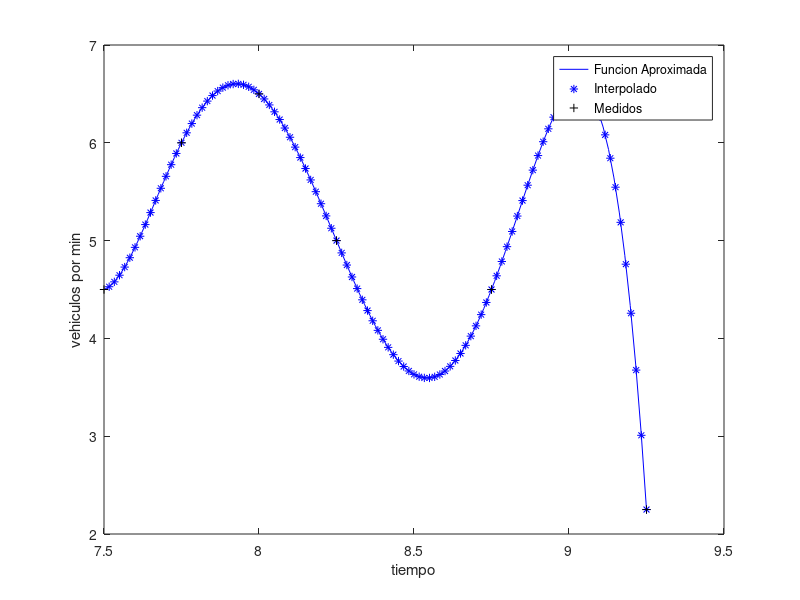

Source code (MATLAB):
clc
clear
L=[(7.5+(1/60)):(1/60):9.25];
n=6;
X=[7.5 7.75 8 8.25 8.75 9.25];
Y2=[18 24 26 20 18 9];
Y=[Y2./4];

for m=1:length(L);
    Xo=L(m);
for i=1:n
    Ya(i)=Y(i);
    for j=1:n
        if j~=i
            Ya(i)=Ya(i)*(Xo-X(j))/(X(i)-X(j));
        end
    end
end
Yo(m)=sum(Ya);
end


Xg=[min(X):(max(X)-min(X))/100:max(X)];
for k=1:length(Xg)
    for i=1:n
    Ya(i)=Y(i);
    for j=1:n
        if j~=i
           Ya(i)=Ya(i)*(Xg(k)-X(j))/(X(i)-X(j));
        end
   end
    end
Yg(k)=sum(Ya);
end


plot(Xg,Yg,'b-',L,Yo,'b*',X,Y,'k+')
xlabel('tiempo')
ylabel('vehiculos por min')
title('')
legend('Funcion Aproximada','Interpolado','Medidos')
disp('a).')
disp('entre las 7:30 y 9:15 pasan' )
disp(sum(Yo))
disp('vehiculos' )
disp('--------------------------------' )
disp('b).')
disp('en promedio pasan cada minuto')
disp(sum(Yo)/length(Yo))
disp('vehiculos' )

